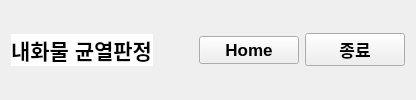
     <widget class="QFrame" name="headerBar">
      <property name="minimumSize">
       <size>
        <width>0</width>
        <height>0</height>
       </size>
      </property>
      <property name="frameShape">
       <enum>QFrame::NoFrame</enum>
      </property>
      <layout class="QHBoxLayout" name="horizontalLayout_4">
       <item>
        <widget class="QLabel" name="label_app_title">
         <property name="sizePolicy">
          <sizepolicy hsizetype="Expanding" vsizetype="Fixed">
           <horstretch>8</horstretch>
           <verstretch>0</verstretch>
          </sizepolicy>
         </property>
         <property name="minimumSize">
          <size>
           <width>100</width>
           <height>0</height>
          </size>
         </property>
         <property name="font">
          <font>
           <family>Segoe UI</family>
           <pointsize>16</pointsize>
           <weight>75</weight>
           <bold>true</bold>
          </font>
         </property>
         <property name="styleSheet">
          <string notr="true">background : white</string>
         </property>
         <property name="text">
          <string>내화물 균열판정</string>
         </property>
         <property name="scaledContents">
          <bool>false</bool>
         </property>
         <property name="wordWrap">
          <bool>false</bool>
         </property>
        </widget>
       </item>
       <item>
        <spacer name="horizontalSpacer_5">
         <property name="orientation">
          <enum>Qt::Horizontal</enum>
         </property>
         <property name="sizeHint" stdset="0">
          <size>
           <width>40</width>
           <height>20</height>
          </size>
         </property>
        </spacer>
       </item>
       <item>
        <widget class="QPushButton" name="homeButton">
         <property name="sizePolicy">
          <sizepolicy hsizetype="Expanding" vsizetype="Fixed">
           <horstretch>1</horstretch>
           <verstretch>0</verstretch>
          </sizepolicy>
         </property>
         <property name="minimumSize">
          <size>
           <width>100</width>
           <height>0</height>
          </size>
         </property>
         <property name="maximumSize">
          <size>
           <width>16777215</width>
           <height>16777215</height>
          </size>
         </property>
         <property name="font">
          <font>
           <family>Segoe UI</family>
           <pointsize>13</pointsize>
           <weight>75</weight>
           <bold>true</bold>
          </font>
         </property>
         <property name="text">
          <string>Home</string>
         </property>
        </widget>
       </item>
       <item>
        <widget class="QPushButton" name="exitButton">
         <property name="sizePolicy">
          <sizepolicy hsizetype="Expanding" vsizetype="Fixed">
           <horstretch>1</horstretch>
           <verstretch>0</verstretch>
          </sizepolicy>
         </property>
         <property name="minimumSize">
          <size>
           <width>100</width>
           <height>0</height>
          </size>
         </property>
         <property name="maximumSize">
          <size>
           <width>16777215</width>
           <height>16777215</height>
          </size>
         </property>
         <property name="font">
          <font>
           <family>Segoe UI</family>
           <pointsize>13</pointsize>
           <weight>75</weight>
           <bold>true</bold>
          </font>
         </property>
         <property name="text">
          <string>종료</string>
         </property>
        </widget>
       </item>
      </layout>
     </widget>
